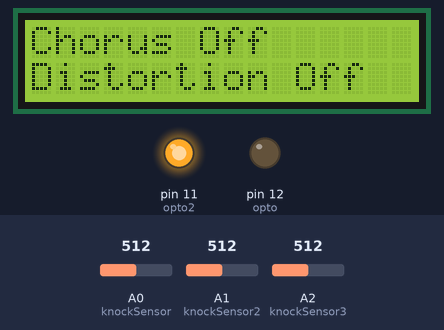
This sketch was run on a simulated Arduino Uno, built with avr-gcc and run on an emulated ATmega328P. Parts: 16×2 character LCD, output pins drawn as LEDs (lit = HIGH). Dashed ring = blinking. The test bench sets the inputs (shaded band); at power-on: A0 (knockSensor) = 512, A1 (knockSensor2) = 512, A2 (knockSensor3) = 512. What the sketch prints to the serial monitor is not drawn.

Above: at 1.2 s.
1.3 s: A0 (knockSensor) set to 554
At 1.62 s:
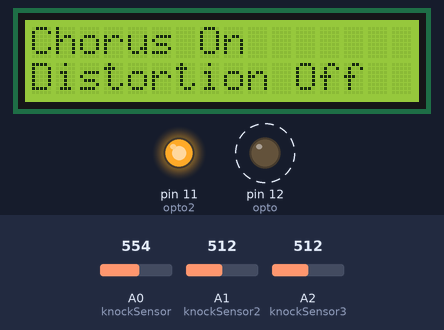
3.4 s: A1 (knockSensor2) set to 544
At 3.67 s:
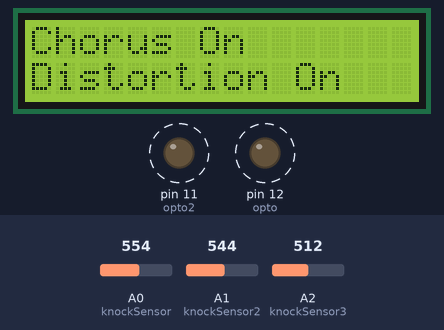
5.7 s: A1 (knockSensor2) set to 27
7.2 s: A1 (knockSensor2) set to 22
At 7.57 s:
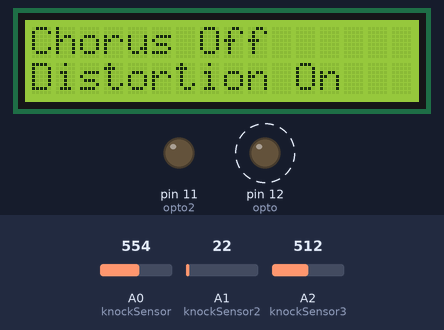
9.6 s: A2 (knockSensor3) set to 716
At 9.93 s:
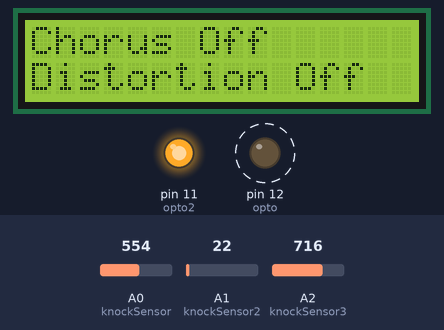
11.6 s: A2 (knockSensor3) set to 5
Timing chart, 0 to 14.4 s (numbered marks = the images above; inputs shaded):
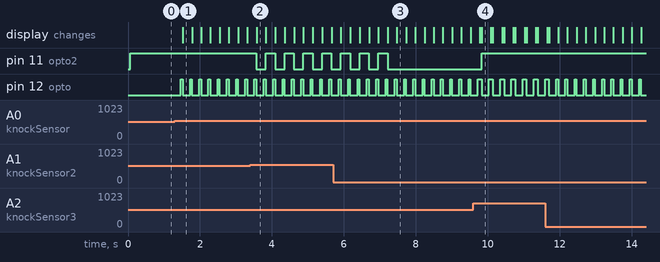

Measured:
- the behaviour switches between 536 and 537 on A0 (knockSensor) (found by bisection; images 0 and 1)
- the behaviour switches between 536 and 537 on A1 (knockSensor2) (found by bisection; images 1 and 2)
- the behaviour switches between 25 and 24 on A1 (knockSensor2) (found by bisection; images 2 and 3)
- after the input at 1.3 s, pin 12 (opto): alternates HIGH for 0.05 s and LOW for 0.21 s, starting after 0.17 s; the display: changes after 0.22 s (image 1)
- after the input at 3.4 s, pin 11 (opto2): alternates HIGH for 0.26 s and LOW for 0.26 s, starting after 0.17 s; the display: changes after 0.18 s (image 2)
- after the input at 7.2 s, pin 11 (opto2): goes on until 7.2 s, then stays LOW; the display: first differs from a run without the input after 0.28 s (image 3)
- after the input at 9.6 s, pin 11 (opto2): LOW → HIGH after 0.23 s; the display: first differs from a run without the input after 0.24 s (image 4)

The sketch:

ElectronicEffectInitializer.ino
```cpp
#include <LiquidCrystal.h>

LiquidCrystal lcd (10, 9, 5, 4, 3, 2);

int reply;

const int opto = 12;

const int opto2 = 11;

const int knockSensor = A0;

const int knockSensor2 = A1;

const int knockSensor3 = A2;

boolean distortion = false;

boolean chorus = false;

boolean bothEffects = false;

byte val;

byte val2;

byte val3;

int LOWTHRESHOLD = 10;

int HIGHTHRESHOLD = 300;


void setup() {

 lcd.begin(16, 2);

 lcd.print("Chorus Off");

 lcd.setCursor(0, 1);

 lcd.print("Distortion Off");

 pinMode(opto, OUTPUT);

 pinMode(opto2, OUTPUT);

 digitalWrite (opto, LOW);

 digitalWrite (opto2, HIGH);

 distortion = false;

 chorus = false;

 Serial.begin(9600);

}


void loop() {

  val = analogRead(knockSensor); //Reading piezo closer to the neck

  val2 = analogRead(knockSensor2);

  val3 = analogRead(knockSensor3);

  if (val >= 25) //Effect 1 (chorus)
  {
    Serial.println(val);

     if(!chorus)
     {
       digitalWrite(opto, HIGH);

       delay(50);

       digitalWrite(opto, LOW);

       lcd.clear();

       lcd.print("Chorus On");

       chorus = true;

       if(!distortion)
       {
         lcd.setCursor(0, 1);

         lcd.print("Distortion Off");
       }

       else
       {
         lcd.setCursor(0, 1);

         lcd.print("Distortion On");
       }
     }

     else
     {
       digitalWrite(opto, HIGH);

       delay(50);

       digitalWrite(opto, LOW);

       lcd.clear();

       lcd.print("Chorus Off");

       chorus = false;

       if(!distortion)
       {
         lcd.setCursor(0, 1);

         lcd.print("Distortion Off");
       }

       else
       {
         lcd.setCursor(0, 1);

         lcd.print("Distortion On");
       }

     }

  }

  if (val2 >= 25) //Effect 2 (distortion)
  {
    Serial.println(val2);

     if(!distortion)
     {
       digitalWrite(opto2, LOW);

       lcd.clear();

       lcd.setCursor(0, 1);

       lcd.print("Distortion On");

       distortion = true;

       if(!chorus)
       {
         lcd.setCursor(0, 0);

         lcd.print("Chorus Off");
       }

       else
       {
         lcd.setCursor(0, 0);

         lcd.print("Chorus On");
       }

     }

     else
     {
       digitalWrite(opto2, HIGH);

       lcd.setCursor(0, 1);

       lcd.print("Distortion Off");

       distortion = false;

       if(!chorus)
       {
         lcd.setCursor(0, 0);

         lcd.print("Chorus Off");
       }

       else
       {
         lcd.setCursor(0, 0);

         lcd.print("Chorus On");
       }

     }

  }

  if (val3 >= 15) //Turning both effects on and off
  {
   Serial.println(val3);

   if (!chorus && !distortion)
   {

   digitalWrite(opto, HIGH);

   delay(50);

   digitalWrite(opto,LOW);

   chorus = true;

   digitalWrite(opto2, LOW);

   distortion = true;

   lcd.clear();
   lcd.print("Chorus On");
   lcd.setCursor(0, 1);
   lcd.print("Distortion On");
   }
   else
   {
   digitalWrite(opto, HIGH);

   delay(50);

   digitalWrite(opto,LOW);

   chorus = false;

   digitalWrite(opto2, HIGH);

   distortion = false;

   lcd.clear();
   lcd.print("Chorus Off");
   lcd.setCursor(0, 1);
   lcd.print("Distortion Off");
   }
  }

  delay(200);

}
```
